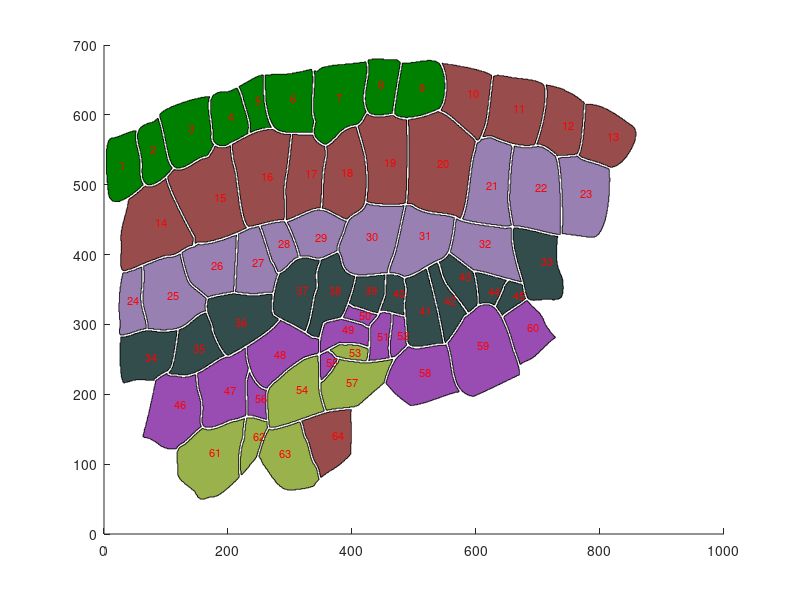

Recreate this plot in MATLAB.
%Data Preprocessing: Get boundaries of cells
clear;close all;
load Data2.mat
load Centre.mat
load Bound4Cell.mat
load Leval.mat

x=Centre(:,1);y=Centre(:,2);
CellAmount=size(Bound4Cell,1);

scrsz = get(0,'ScreenSize');
set(gcf,'Position',scrsz*0.8)%full-screen display
hold on;

for ii=l0    
    patch(Bound4Cell{ii}(:,1),Bound4Cell{ii}(:,2),[0 0.5 0]);
    text(x(ii),y(ii),num2str(ii),'Color','red','FontSize',8);
end


for ii=l1
    patch(Bound4Cell{ii}(:,1),Bound4Cell{ii}(:,2),[0.6 0.3 0.3]);
    text(x(ii),y(ii),num2str(ii),'Color','red','FontSize',8);
end

for ii=l2
    patch(Bound4Cell{ii}(:,1),Bound4Cell{ii}(:,2),[0.6 0.5 0.7]);
    text(x(ii),y(ii),num2str(ii),'Color','red','FontSize',8);
end

for ii=l3
    patch(Bound4Cell{ii}(:,1),Bound4Cell{ii}(:,2),[0.2 0.3 0.3]);
    text(x(ii),y(ii),num2str(ii),'Color','red','FontSize',8);
end

for ii=l4
    patch(Bound4Cell{ii}(:,1),Bound4Cell{ii}(:,2),[0.6 0.3 0.7]);
    text(x(ii),y(ii),num2str(ii),'Color','red','FontSize',8);
end

for ii=l5
    patch(Bound4Cell{ii}(:,1),Bound4Cell{ii}(:,2),[0.6 0.7 0.3]);
    text(x(ii),y(ii),num2str(ii),'Color','red','FontSize',8);
end

for ii=l6
    patch(Bound4Cell{ii}(:,1),Bound4Cell{ii}(:,2),[0.6 0.3 0.3]);
    text(x(ii),y(ii),num2str(ii),'Color','red','FontSize',8);
end